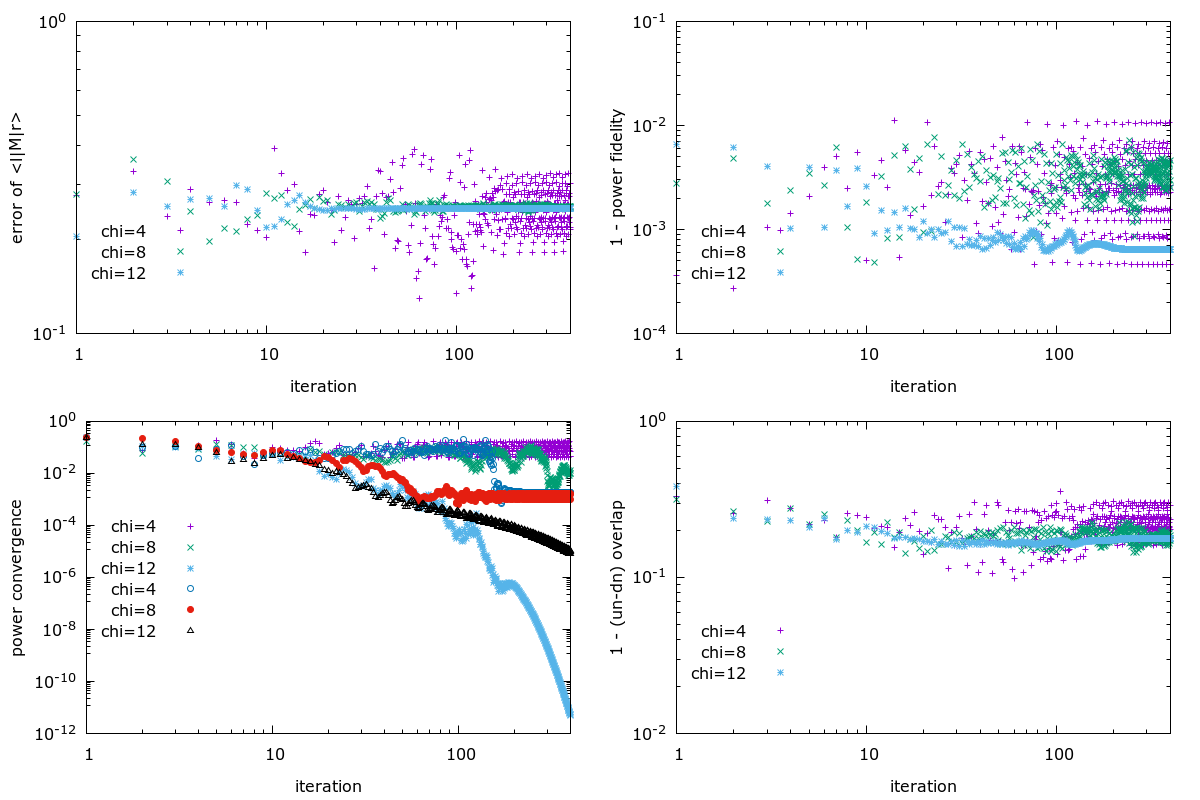

The gnuplot source for this figure:
set terminal png
set output "./plot/randn105.png"
set term png size 1200, 800

filename(n) = sprintf("./data/randn105-chi%d.dat", 4*i)
labelname(n) = sprintf("chi=%d", 4*i)
logZ = 1.1358561247467855

set key left bottom

set multiplot layout 2,2 columns

    set logscale x
    set format y "10^{%L}"
    set xr [1:400]
    
    set ylabel "error"
    set xlabel "iteration"

    maxn = 5

    # set yr [1.6:1.8]

    set ylabel "error of <l|M|r>"
    plot for [i=1:maxn] filename(i) using ($1):(abs(logZ-($4))) title labelname(n)

    set ylabel "power convergence"
    plot for [i=1:maxn] filename(i) using ($1):(1-$8) title labelname(n),for [i=1:maxn] filename(i) using ($1):(1-$9) title labelname(n)
    
    set ylabel "1 - power fidelity"
    plot for [i=1:maxn] filename(i) using ($1):(1-$6) title labelname(n)

    set ylabel "1 - (un-dn) overlap"
    plot for [i=1:maxn] filename(i) using ($1):(abs(1-($5))) title labelname(n)

unset multiplot